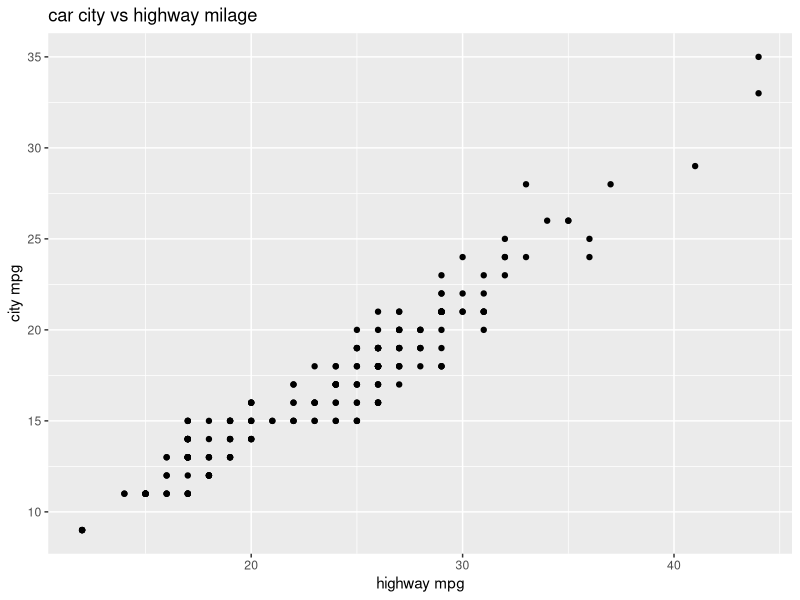
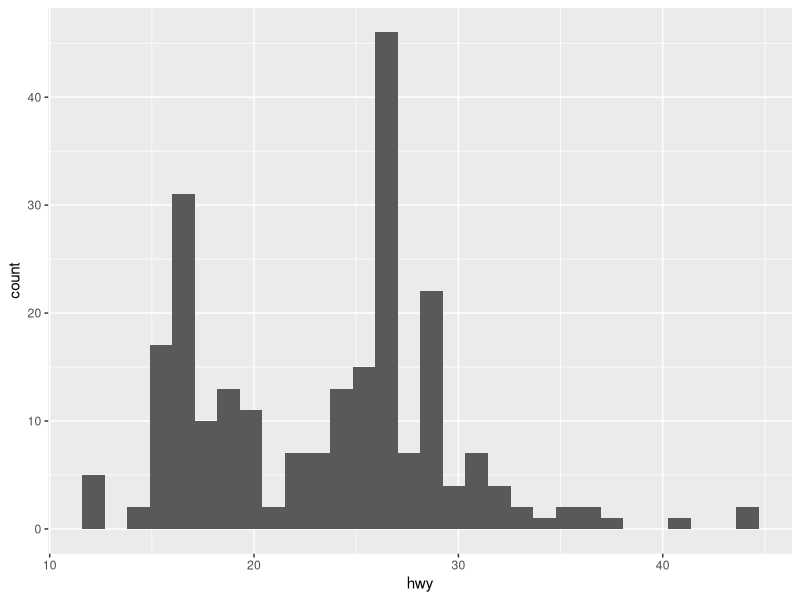
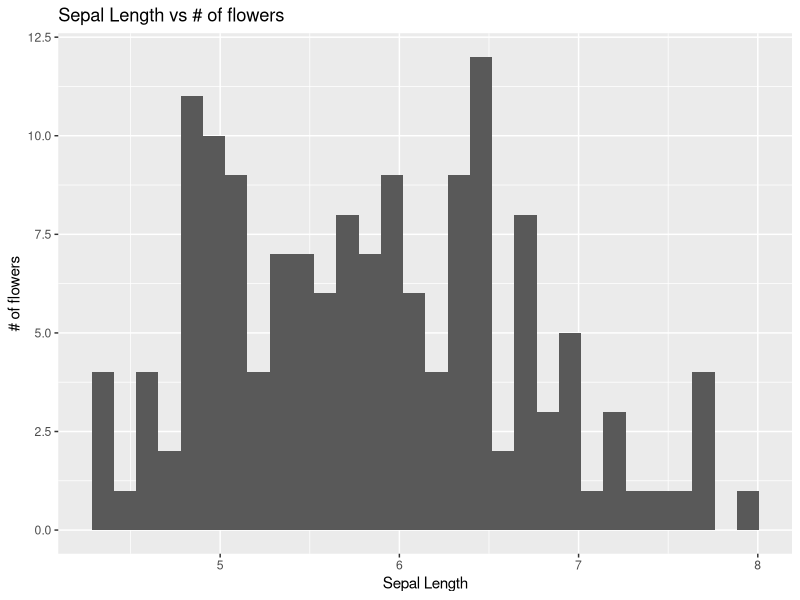
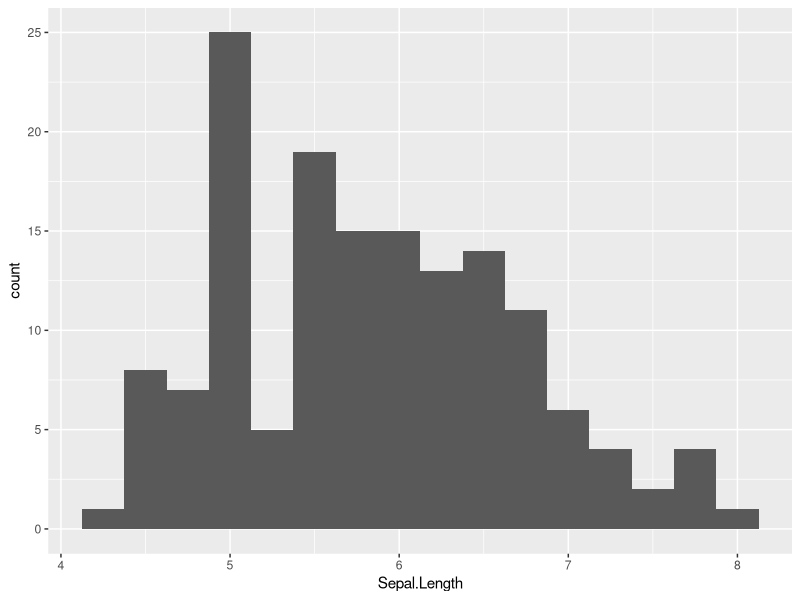
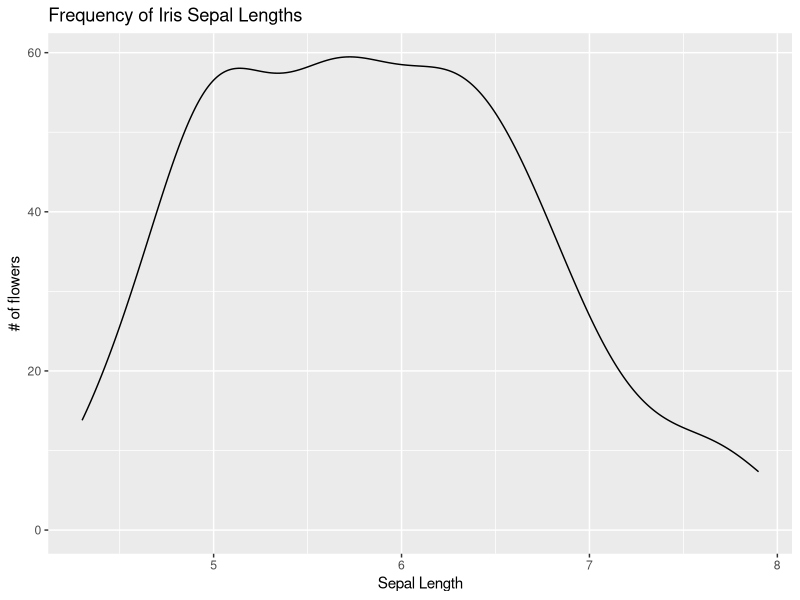
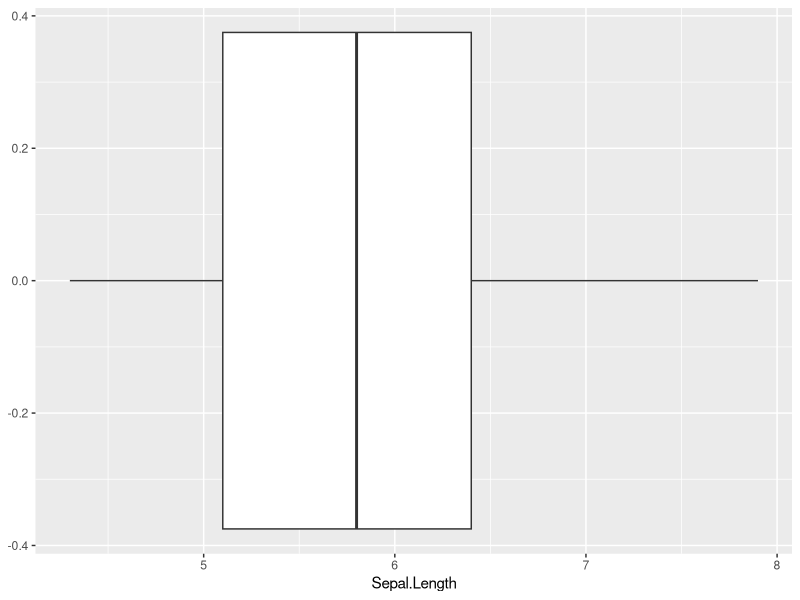
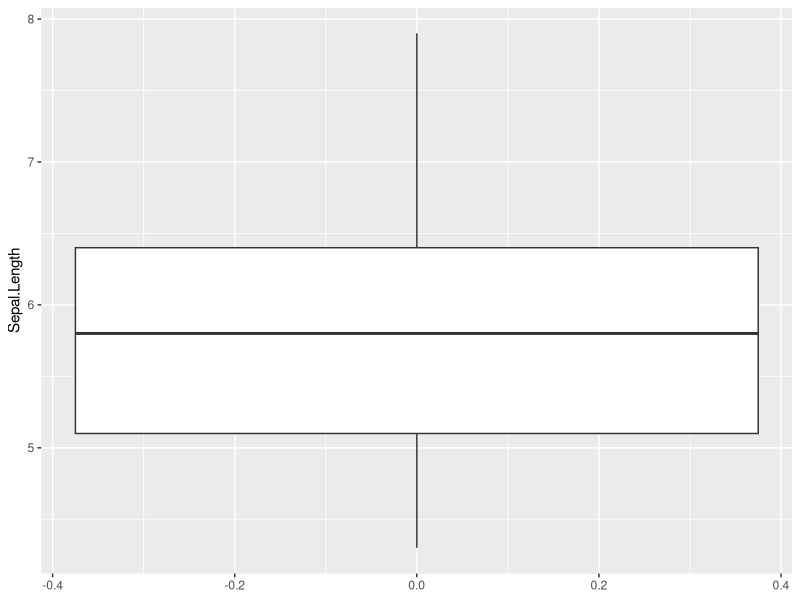
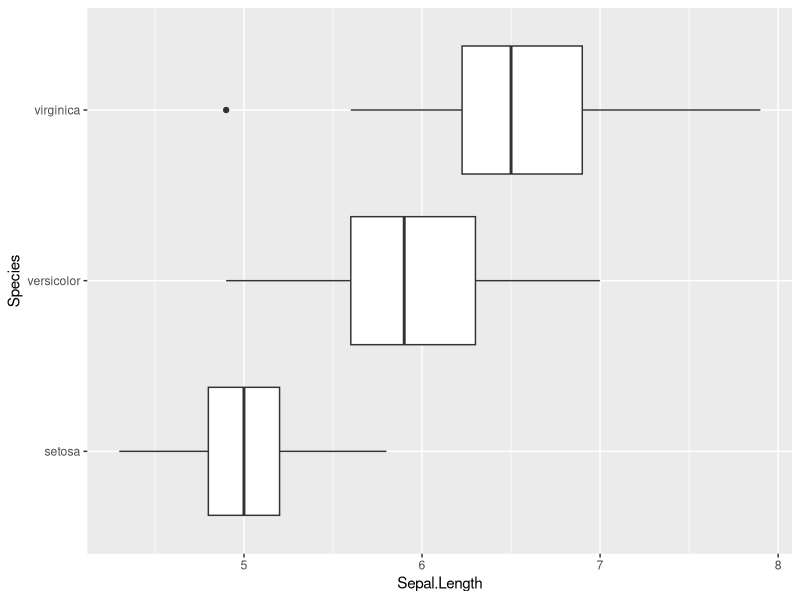

Recreate these plots in R, in order.
## install required packages
##install.packages("ggplot2")
install.packages(c("usethis", "credentials"))

install.packages("Rtools")

## load required packages
library(ggplot2)

?ggplot2

## mpg dataset
?mpg
str(mpg)

ggplot(data = mpg, aes(x = hwy, y = cty)) + geom_point() + 
  labs(x = "highway mpg",
       y = "city mpg",
       title = "car city vs highway milage")

## historgam
ggplot(data = mpg, aes(x = hwy)) + geom_histogram()

str(iris)
?iris

# We can set the number of bars with "bins"
ggplot(data = iris, aes(x = Sepal.Length)) + geom_histogram(bins = 30) + 
  labs(x = "Sepal Length",
       y = "# of flowers",
       title = "Sepal Length vs # of flowers")

# We can set the size of bars with "binwidth"
ggplot(data = iris, aes(x = Sepal.Length)) + geom_histogram(binwidth = 0.25)

## density
ggplot(data = iris, aes(x = Sepal.Length, y = after_stat(count))) + geom_density() + 
  labs(x = "Sepal Length",
       y = "# of flowers",
       title = "Frequency of Iris Sepal Lengths")

## box plot
ggplot(data = iris, aes(x = Sepal.Length)) + geom_boxplot()

ggplot(data = iris, aes(y = Sepal.Length)) + geom_boxplot()

ggplot(data = iris, aes(x = Sepal.Length, y = Species)) + geom_boxplot()

## violin and boxplot
ggplot(data = iris, aes(x = Species, y = Sepal.Length)) + geom_violin() + 
  geom_boxplot(width = 0.2) + 
  labs(x = "Species",
       y = "Sepal Length",
       title = "Distribution of Iris Sepal Lengths by Species")

## colors
colors()
ggplot(data = iris, aes(x = Species, y = Sepal.Length)) + 
  geom_violin(color = "blue", fill = "seagreen1") + 
  geom_boxplot(width = 0.2) + 
  labs(x = "Species",
       y = "Sepal Length",
       title = "Distribution of Iris Sepal Lengths by Species")

## barplot
ggplot(data = iris, aes(x = Species, y = Sepal.Length, fill = Species)) + 
  geom_bar(stat = "summary", fun = "mean") + 
  labs(x = "Species",
       y = "Sepal Length",
       title = "Distribution of Iris Sepal Lengths by Species")

## scatterplots
ggplot(data = iris, aes(x = Sepal.Length, y = Sepal.Width)) + 
  geom_point() + 
  labs(x = "Sepal Length",
       y = "Sepal Width",
       title = "Distribution of Iris Sepal Lengths by Species")

ggplot(data = iris, aes(x = Species, y = Sepal.Length)) + 
  geom_jitter(width = 0.25) + 
  labs(x = "Species",
       y = "Sepal Length",
       title = "Distribution of Iris Sepal Lengths by Species")

## lineplots
ggplot(data = iris, aes(x = Sepal.Length, y = Sepal.Width)) + 
  geom_point() + 
  geom_line(stat = "summary", fun = "mean") + 
  labs(x = "Sepal Length",
       y = "Sepal Width",
       title = "Distribution of Iris Sepal Lengths by Species")

ggplot(data = iris, aes(x = Sepal.Length, y = Sepal.Width)) + 
  geom_point() + 
  geom_smooth(se = F) +
  labs(x = "Sepal Length",
       y = "Sepal Width",
       title = "Distribution of Iris Sepal Lengths by Species")

## color scales
ggplot(data = iris, aes(x = Sepal.Length, y = Sepal.Width)) + 
  geom_point(aes(color = Species)) + 
  scale_color_manual(values = c("red", "green", "blue")) +
  labs(x = "Sepal Length",
       y = "Sepal Width",
       title = "Distribution of Iris Sepal Lengths by Species")

## factors
mpg$year <- as.factor(mpg$year)

iris$Species <- factor(iris$Species, levels = c("versicolor", "setosa", "virginica"))
